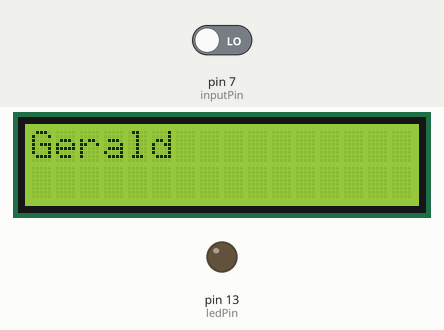
The sketch below on a simulated Arduino Uno, built with avr-gcc and run on an emulated ATmega328P. Shown: 16×2 character LCD, output pins drawn as LEDs (lit = HIGH). The inputs (shaded band) are chosen by the test bench; at power-on: pin 7 (inputPin) LOW. What the sketch prints to the serial monitor is not drawn.

Above: at 1.2 s.
1.3 s: pin 7 (inputPin) driven HIGH
At 1.7 s:
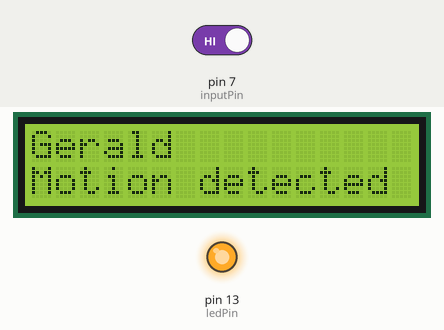
2.8 s: pin 7 (inputPin) driven LOW
At 4.0 s:
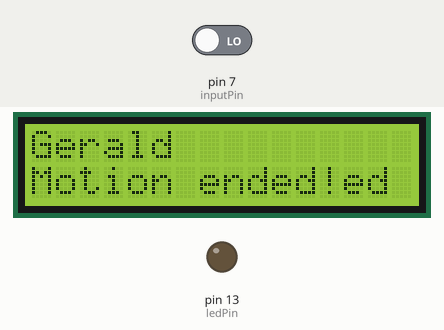
Timing chart, 0 to 5.8 s (numbered marks = the images above; inputs shaded):
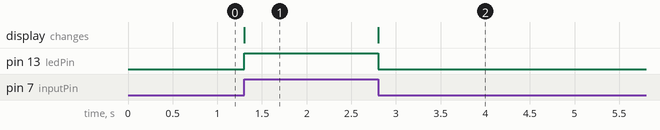

The sketch:

pir.ino
```cpp
/*
 * PIR sensor tester
 */

#include <LiquidCrystal.h>

LiquidCrystal lcd(12, 11, 5, 4, 3, 2);

int ledPin = 13;                // choose the pin for the LED
int inputPin = 7;               // choose the input pin (for PIR sensor)
int pirState = LOW;             // we start, assuming no motion detected
int val = 0;                    // variable for reading the pin status

void setup() {
  pinMode(ledPin, OUTPUT);      // declare LED as output
  pinMode(inputPin, INPUT);     // declare sensor as input
  lcd.begin(16, 2);
  // Print a message to the LCD.
  lcd.print("Gerald");

  Serial.begin(9600);
}

void loop(){
  val = digitalRead(inputPin);  // read input value
  lcd.setCursor(0, 1);
  if (val == HIGH) {            // check if the input is HIGH
    digitalWrite(ledPin, HIGH);  // turn LED ON
    if (pirState == LOW) {
      // we have just turned on
      // print the number of seconds since reset:
      lcd.print("Motion detected");
      Serial.println("Motion detected!");
      // We only want to print on the output change, not state
      pirState = HIGH;
    }
  } else {
    digitalWrite(ledPin, LOW); // turn LED OFF
    if (pirState == HIGH){
      // we have just turned of
      lcd.print("Motion ended!");
      Serial.println("Motion ended!");
      // We only want to print on the output change, not state
      pirState = LOW;
    }
  }
}
```

Measured:
- after the input at 1.3 s, pin 13 (ledPin): LOW → HIGH at once; the display: changes at once (image 1)
- after the input at 2.8 s, pin 13 (ledPin): HIGH → LOW at once; the display: changes at once (image 2)
